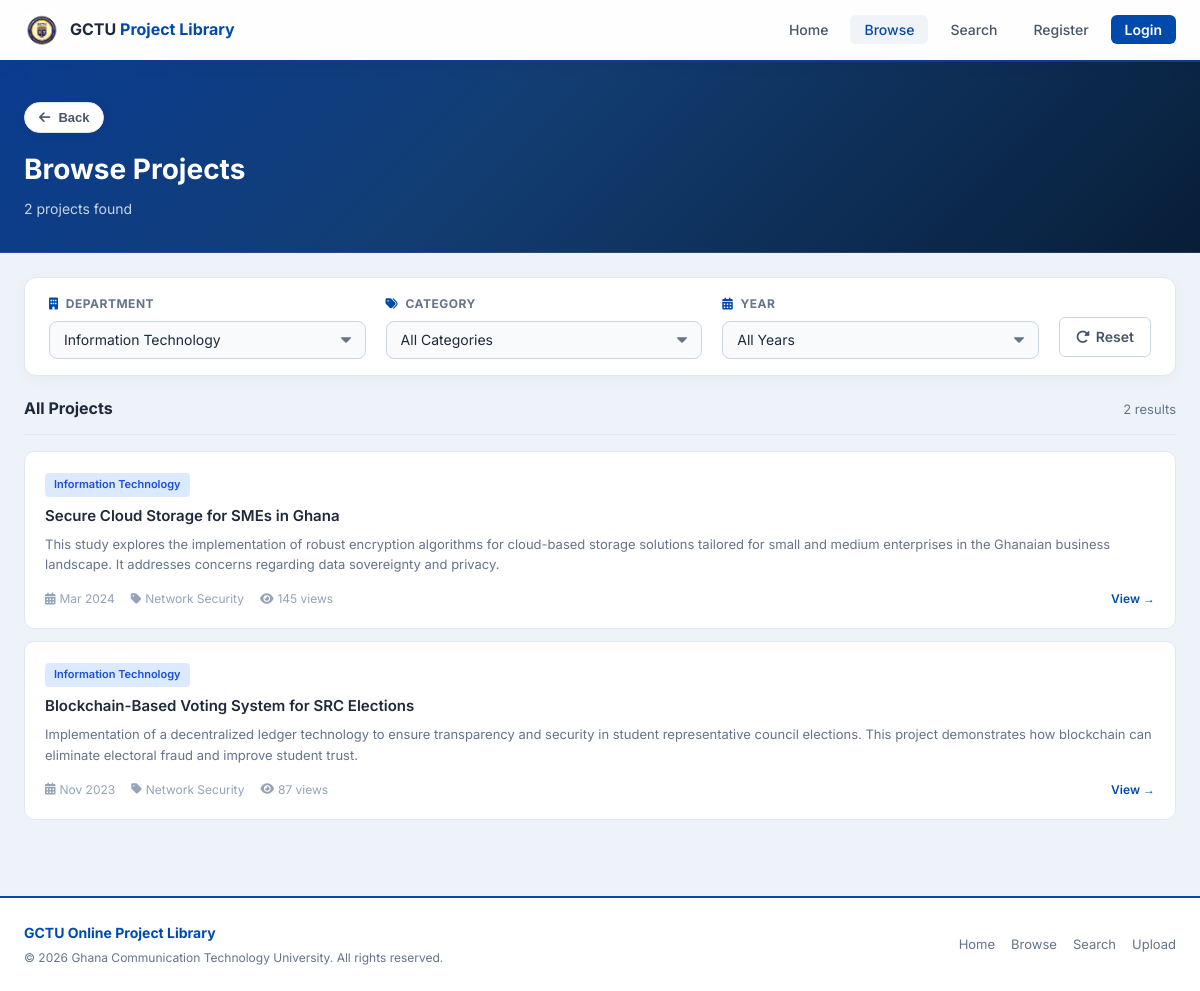
Page /browse.php?dept=1 on the committed database.
### tables this page shows
CREATE TABLE projects (
    project_id INT AUTO_INCREMENT PRIMARY KEY,
    title VARCHAR(255) NOT NULL,
    abstract TEXT NOT NULL,
    keywords VARCHAR(255),
    category_id INT,
    department_id INT,
    file_path VARCHAR(255),
    upload_date DATE NOT NULL,
    uploader_id INT,
    approval_status ENUM('pending', 'approved', 'rejected') DEFAULT 'pending',
    view_count INT DEFAULT 0,
    FOREIGN KEY (category_id) REFERENCES categories(category_id) ON DELETE SET NULL,
    FOREIGN KEY (department_id) REFERENCES departments(department_id) ON DELETE SET NULL,
    FOREIGN KEY (uploader_id) REFERENCES users(user_id) ON DELETE SET NULL
);

CREATE TABLE departments (
    department_id INT AUTO_INCREMENT PRIMARY KEY,
    department_name VARCHAR(100) NOT NULL,
    department_code VARCHAR(10) NOT NULL UNIQUE
);

CREATE TABLE categories (
    category_id INT AUTO_INCREMENT PRIMARY KEY,
    category_name VARCHAR(100) NOT NULL UNIQUE,
    description TEXT
);

### browse.php (the view, shortened to what this page needs)
<?php
require_once 'config/db.php';
$dept_filter = isset($_GET['dept']) ? (int)$_GET['dept'] : 0;
$cat_filter  = isset($_GET['cat'])  ? (int)$_GET['cat']  : 0;
$year_filter = isset($_GET['year']) ? (int)$_GET['year'] : 0;
$page = max(1, (int)($_GET['page'] ?? 1));
$per_page = 12;
$conds = ["p.approval_status='approved'"]; $params = [];
if ($dept_filter) { $conds[] = "p.department_id=?"; $params[] = $dept_filter; }
$where = implode(' AND ', $conds);
$countStmt = $pdo->prepare("SELECT COUNT(*) FROM projects p WHERE $where");
$countStmt->execute($params);
$total_projects = (int)$countStmt->fetchColumn();
$total_pages = max(1, (int)ceil($total_projects / $per_page));
$page = min($page, $total_pages);
$offset = ($page - 1) * $per_page;
$stmt = $pdo->prepare("SELECT p.*, d.department_name, c.category_name FROM projects p JOIN departments d ON p.department_id=d.department_id JOIN categories c ON p.category_id=c.category_id WHERE $where ORDER BY p.upload_date DESC, p.project_id DESC LIMIT $per_page OFFSET $offset");
$stmt->execute($params);
$projects = $stmt->fetchAll();
$departments = $pdo->query("SELECT * FROM departments")->fetchAll();
require_once 'includes/header.php';
?>
<div class="page-banner">
    <div class="container">
        <div style="margin-bottom:14px;">
            <button type="button" class="back-button secondary" onclick="goBackSafely();"><i class="fas fa-arrow-left"></i> Back</button>
        </div>
        <h1>Browse Projects</h1>
        <p><?php echo $total_projects; ?> project<?php echo $total_projects!=1?'s':''; ?> found</p>
    </div>
</div>
<div class="container">
    <div class="browse-layout">
        <div class="filter-panel">
            <form method="GET" action="browse.php" class="filter-form">
                <div class="filter-group">
                    <label><i class="fas fa-building text-blue"></i> Department</label>
                    <select name="dept" class="filter-select" onchange="this.form.submit()">
                        <?php foreach ($departments as $d): ?>
                            <option value="<?php echo $d['department_id']; ?>" <?php echo $dept_filter==$d['department_id']?'selected':''; ?>>
                                <?php echo htmlspecialchars($d['department_name']); ?>
                            </option>
                        <?php endforeach; ?>
                    </select>
                </div>
                <div class="filter-group">
                    <label><i class="fas fa-tags text-blue"></i> Category</label>
                    <select name="cat" class="filter-select" onchange="this.form.submit()">
                        <option value="0">All Categories</option>
                    </select>
                </div>
                <div class="filter-group">
                    <label><i class="fas fa-calendar-alt text-blue"></i> Year</label>
                    <select name="year" class="filter-select" onchange="this.form.submit()">
                        <option value="0">All Years</option>
                    </select>
                </div>
                <div class="filter-action">
                    <?php if ($dept_filter || $cat_filter || $year_filter): ?>
                        <a href="browse.php" class="btn btn-outline" style="height:40px; padding: 0 16px;"><i class="fas fa-redo-alt"></i> Reset</a>
                    <?php endif; ?>
                </div>
            </form>
        </div>
        <div>
            <div class="results-bar">
                <h2>All Projects</h2>
                <span><?php echo $total_projects; ?> results</span>
            </div>
            <?php if (empty($projects)): ?>
                <div class="empty-state">
                    <i class="fas fa-folder-open"></i>
                    <h3>No projects found</h3>
                    <p>Try a different filter combination.</p>
                </div>
            <?php else: ?>
                <?php foreach ($projects as $p): ?>
                    <a href="project.php?id=<?php echo $p['project_id']; ?>" class="proj-card">
                        <span class="badge badge-blue"><?php echo htmlspecialchars($p['department_name']); ?></span>
                        <h3><?php echo htmlspecialchars($p['title']); ?></h3>
                        <p class="abstract"><?php echo htmlspecialchars($p['abstract']); ?></p>
                        <div class="card-meta">
                            <span><i class="fas fa-calendar-alt"></i> <?php echo date('M Y', strtotime($p['upload_date'])); ?></span>
                            <span><i class="fas fa-tag"></i> <?php echo htmlspecialchars($p['category_name']); ?></span>
                            <span><i class="fas fa-eye"></i> <?php echo $p['view_count']; ?> views</span>
                            <span style="margin-left:auto; color:#004AAD; font-weight:600; font-size:12px;">View &rarr;</span>
                        </div>
                    </a>
                <?php endforeach; ?>
            <?php endif; ?>
        </div>
    </div>
</div>
<?php require_once 'includes/footer.php'; ?>

### includes/header.php (style rules this page uses)
* { box-sizing: border-box; margin: 0; padding: 0; }
body { font-family: 'Inter', sans-serif; background: #edf3f8; color: #1e293b; font-size: 14px; line-height: 1.6; }
a { color: inherit; text-decoration: none; }
.container { max-width: 1200px; margin: 0 auto; padding: 0 24px; }
.page-banner { background: linear-gradient(135deg, #0b3d91 0%, #123d72 42%, #081e38 100%); padding: 40px 0 32px; border-bottom: 1px solid rgba(255,255,255,0.08); }
.page-banner h1 { font-size: 28px; font-weight: 700; color: #fff; }
.page-banner p { color: rgba(255,255,255,0.78); margin-top: 6px; font-size: 14px; }
.back-button { display: inline-flex; align-items: center; gap: 8px; padding: 8px 14px; border: 1px solid rgba(255,255,255,0.35); border-radius: 999px; background: rgba(255,255,255,0.08); color: #fff; font-size: 13px; font-weight: 600; line-height: 1; cursor: pointer; transition: background 0.2s ease, transform 0.2s ease, border-color 0.2s ease; text-decoration: none; }
.back-button.secondary { background: #fff; border-color: #dfe7f1; color: #475569; box-shadow: 0 2px 8px rgba(15, 23, 42, 0.06); }
.btn { display: inline-flex; align-items: center; gap: 6px; padding: 9px 20px; border-radius: 6px; font-size: 14px; font-weight: 600; cursor: pointer; border: none; transition: all 0.15s; text-decoration: none; }
.btn-outline { background: #fff; color: #475569; border: 1px solid #cbd5e1; }
.badge { display: inline-block; font-size: 11px; font-weight: 600; padding: 3px 9px; border-radius: 4px; }
.badge-blue { background: #dbeafe; color: #1d4ed8; }
.text-blue { color: #004AAD; }

### browse.php (style rules this page uses)
.browse-layout { display: flex; flex-direction: column; gap: 20px; padding: 24px 0 64px; }
.filter-panel { background: #fff; border: 1px solid #e2e8f0; border-radius: 12px; padding: 16px 24px; box-shadow: 0 4px 16px rgba(0,0,0,0.03); }
.filter-form { display: flex; flex-wrap: wrap; gap: 20px; align-items: flex-end; }
.filter-group { flex: 1; min-width: 200px; }
.filter-group label { display: block; font-size: 12px; font-weight: 700; color: #64748b; margin-bottom: 8px; text-transform: uppercase; letter-spacing: 0.5px; }
.filter-group label i { margin-right: 4px; }
.filter-select { width: 100%; padding: 10px 14px; border: 1px solid #cbd5e1; border-radius: 8px; font-size: 14px; font-family: inherit; color: #1e293b; background-color: #f8fafc; cursor: pointer; transition: all 0.2s; appearance: none; background-repeat: no-repeat; background-position: right 14px top 50%; background-size: 10px auto; }
.filter-action { margin-bottom: 2px; }
.results-bar { display: flex; justify-content: space-between; align-items: center; margin-bottom: 16px; padding-bottom: 12px; border-bottom: 1px solid #e2e8f0; }
.results-bar h2 { font-size: 16px; font-weight: 700; }
.results-bar span { font-size: 13px; color: #64748b; }
.proj-card { background: #fff; border: 1px solid #e2e8f0; border-radius: 10px; padding: 20px; margin-bottom: 12px; display: block; text-decoration: none; color: inherit; transition: box-shadow 0.2s, border-color 0.2s; }
.proj-card h3 { font-size: 15px; font-weight: 600; color: #1e293b; margin: 8px 0 8px; line-height: 1.4; }
.proj-card .abstract { font-size: 13px; color: #64748b; line-height: 1.6; margin-bottom: 14px; display: -webkit-box; -webkit-line-clamp: 2; -webkit-box-orient: vertical; overflow: hidden; }
.proj-card .card-meta { display: flex; gap: 16px; font-size: 12px; color: #94a3b8; align-items: center; }
.proj-card .card-meta span { display: flex; align-items: center; gap: 4px; }

### rows in the picture
projects: department.department_name "Information Technology", title "Secure Cloud Storage for SMEs in Ghana", abstract "This study explores the implementation of robust encryption algorithms for cloud-based storage solutions tailored for small and medium enterprises in the Ghanaian business landscape. It addresses concerns regarding data sovereignty and privacy.", upload_date "Mar 2024", category.category_name "Network Security", view_count "145"
projects: department.department_name "Information Technology", title "Blockchain-Based Voting System for SRC Elections", abstract "Implementation of a decentralized ledger technology to ensure transparency and security in student representative council elections. This project demonstrates how blockchain can eliminate electoral fraud and improve student trust.", upload_date "Nov 2023", category.category_name "Network Security", view_count "87"

### other values in the picture
$total_projects "2"
form field dept "Information Technology"
